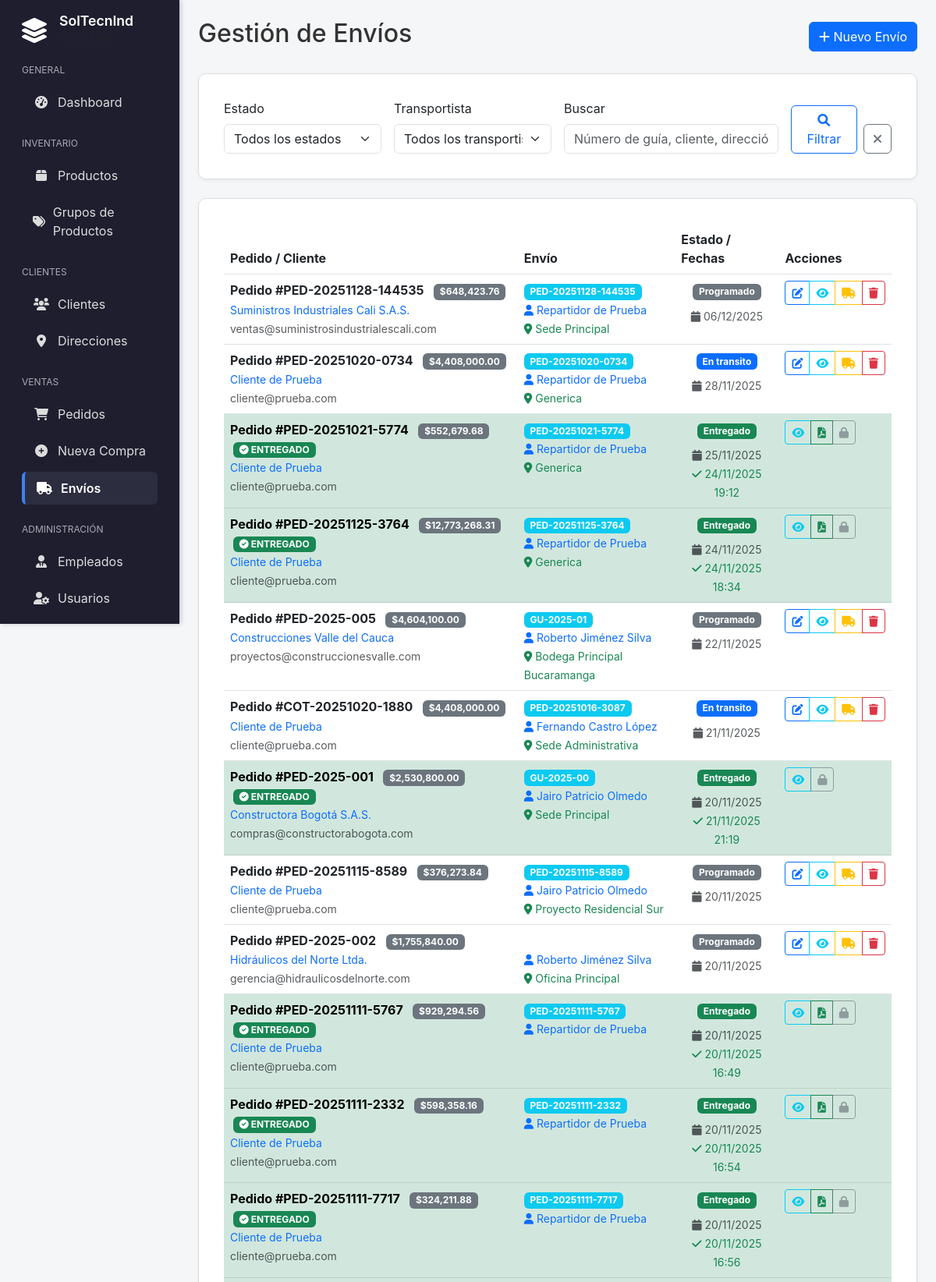
/admin/envios.php (upper part), run on the app's committed database.
### tables this page shows
CREATE TABLE `envios` (
  `id` int(11) NOT NULL,
  `pedido_id` int(11) DEFAULT NULL,
  `orden_venta_id` int(11) DEFAULT NULL,
  `numero_guia` varchar(100) DEFAULT NULL,
  `transportista` varchar(255) DEFAULT NULL,
  `repartidor_id` int(11) DEFAULT NULL,
  `fecha_programada` date DEFAULT curdate(),
  `fecha_salida` datetime DEFAULT NULL,
  `fecha_entrega_real` datetime DEFAULT NULL,
  `estado` enum('programado','en_preparacion','en_transito','entregado','fallido','devuelto') DEFAULT 'programado',
  `direccion_entrega_id` int(11) DEFAULT NULL,
  `receptor_nombre` varchar(255) DEFAULT NULL,
  `receptor_documento` varchar(50) DEFAULT NULL,
  `observaciones` text DEFAULT NULL,
  `costo_envio` decimal(12,2) DEFAULT 0.00,
  `created_at` timestamp NOT NULL DEFAULT current_timestamp(),
  `updated_at` timestamp NOT NULL DEFAULT current_timestamp() ON UPDATE current_timestamp()
);

CREATE TABLE `pedidos` (
  `id` int(11) NOT NULL,
  `numero_documento` varchar(50) NOT NULL COMMENT 'Número único compartido con orden_venta',
  `cliente_id` int(11) NOT NULL,
  `empleado_id` int(11) DEFAULT NULL,
  `estado` enum('borrador','confirmado','en_preparacion','listo_envio','enviado','entregado','cancelado') DEFAULT 'borrador',
  `fecha_pedido` datetime DEFAULT current_timestamp(),
  `fecha_entrega_estimada` date DEFAULT NULL,
  `subtotal` decimal(12,2) NOT NULL DEFAULT 0.00,
  `descuento_porcentaje` decimal(5,2) NOT NULL DEFAULT 0.00,
  `descuento_total` decimal(12,2) DEFAULT 0.00,
  `impuestos_total` decimal(12,2) DEFAULT 0.00,
  `total` decimal(12,2) NOT NULL DEFAULT 0.00,
  `direccion_entrega_id` int(11) DEFAULT NULL,
  `observaciones` text DEFAULT NULL,
  `pedido_template` tinyint(1) DEFAULT 0 COMMENT 'Marcar como plantilla para re-pedidos',
  `nombre_template` varchar(100) DEFAULT NULL COMMENT 'Nombre de la plantilla',
  `created_at` timestamp NOT NULL DEFAULT current_timestamp(),
  `updated_at` timestamp NOT NULL DEFAULT current_timestamp() ON UPDATE current_timestamp()
);

CREATE TABLE `clientes` (
  `id` int(11) NOT NULL,
  `nombre` varchar(255) NOT NULL,
  `numero_documento` varchar(50) NOT NULL,
  `tipo_documento` enum('CC','NIT','CE','TI') DEFAULT 'CC',
  `email` varchar(255) DEFAULT NULL,
  `telefono` varchar(20) DEFAULT NULL,
  `direccion_principal` text DEFAULT NULL,
  `ciudad` varchar(100) DEFAULT NULL,
  `contacto_principal` varchar(255) DEFAULT NULL,
  `empleado_asignado` int(11) DEFAULT NULL,
  `activo` tinyint(1) DEFAULT 1,
  `created_at` timestamp NOT NULL DEFAULT current_timestamp(),
  `updated_at` timestamp NOT NULL DEFAULT current_timestamp() ON UPDATE current_timestamp()
);

CREATE TABLE `empleados` (
  `id` int(11) NOT NULL,
  `nombre` varchar(255) NOT NULL,
  `email` varchar(255) NOT NULL,
  `telefono` varchar(20) DEFAULT NULL,
  `cargo` enum('admin','repartidor') NOT NULL DEFAULT 'admin',
  `activo` tinyint(1) DEFAULT 1,
  `created_at` timestamp NOT NULL DEFAULT current_timestamp(),
  `updated_at` timestamp NOT NULL DEFAULT current_timestamp() ON UPDATE current_timestamp()
);

CREATE TABLE `direcciones_clientes` (
  `id` int(11) NOT NULL,
  `cliente_id` int(11) NOT NULL,
  `nombre` varchar(100) NOT NULL COMMENT 'Nombre identificador de la dirección',
  `direccion` text NOT NULL,
  `ciudad` varchar(100) NOT NULL,
  `departamento` varchar(100) DEFAULT NULL,
  `codigo_postal` varchar(20) DEFAULT NULL,
  `telefono` varchar(20) DEFAULT NULL,
  `contacto_receptor` varchar(255) DEFAULT NULL COMMENT 'Nombre de la persona que recibe en esta direcci??n',
  `documento_receptor` varchar(50) DEFAULT NULL COMMENT 'Documento de identidad del receptor',
  `zona_entrega` varchar(50) DEFAULT NULL COMMENT 'Norte, Sur, Centro, etc.',
  `tiempo_entrega_estimado` int(11) DEFAULT NULL COMMENT 'Días hábiles estimados',
  `es_principal` tinyint(1) DEFAULT 0,
  `es_facturacion` tinyint(1) DEFAULT 0,
  `es_envio` tinyint(1) DEFAULT 1,
  `activo` tinyint(1) DEFAULT 1,
  `created_at` timestamp NOT NULL DEFAULT current_timestamp(),
  `updated_at` timestamp NOT NULL DEFAULT current_timestamp() ON UPDATE current_timestamp()
);

### admin/envios.php (the view, shortened to what this page needs)
<?php
require_once '../includes/LayoutManager.php';
$pdo = getConnection();
$search = $_GET['search'] ?? '';
$where_conditions = [];
$params = [];
$where_clause = !empty($where_conditions) ? "WHERE " . implode(" AND ", $where_conditions) : "";
$sql = "SELECT e.*,
               p.numero_documento as pedido_numero,
               p.cliente_id,
               c.nombre as cliente_nombre,
               c.email as cliente_email,
               p.total as pedido_total,
               emp.nombre as repartidor_nombre,
               dir.nombre as direccion_nombre,
               dir.direccion as direccion_texto,
               dir.ciudad as direccion_ciudad,
               ent.id as entrega_realizada_id,
               comp.pdf_path as comprobante_pdf
        FROM envios e
        INNER JOIN pedidos p ON e.pedido_id = p.id
        INNER JOIN clientes c ON p.cliente_id = c.id
        LEFT JOIN empleados emp ON e.repartidor_id = emp.id
        LEFT JOIN direcciones_clientes dir ON e.direccion_entrega_id = dir.id
        LEFT JOIN entregas ent ON ent.envio_id = e.id
        LEFT JOIN comprobantes_entrega comp ON comp.entrega_id = ent.id
        {$where_clause}
        ORDER BY e.fecha_programada DESC";
$stmt = $pdo->prepare($sql);
$stmt->execute($params);
$envios = $stmt->fetchAll();
?>
<div class="d-flex justify-content-between align-items-center mb-4">
    <h2>Gestión de Envíos</h2>
    <button class="btn btn-primary" data-bs-toggle="modal" data-bs-target="#modalEnvio">
        <i class="fas fa-plus"></i> Nuevo Envío
    </button>
</div>
<div class="card mb-4">
    <div class="card-body">
        <form method="GET" class="row g-3">
            <div class="col-md-3">
                <label for="estado" class="form-label">Estado</label>
                <select class="form-select" id="estado" name="estado">
                    <option value="">Todos los estados</option>
                </select>
            </div>
            <div class="col-md-3">
                <label for="transportista" class="form-label">Transportista</label>
                <select class="form-select" id="transportista" name="transportista">
                    <option value="">Todos los transportistas</option>
                </select>
            </div>
            <div class="col-md-4">
                <label for="search" class="form-label">Buscar</label>
                <input type="text" class="form-control" id="search" name="search"
                       value="<?php echo htmlspecialchars($search); ?>"
                       placeholder="Número de guía, cliente, dirección...">
            </div>
            <div class="col-md-2 d-flex align-items-end">
                <button type="submit" class="btn btn-outline-primary me-2">
                    <i class="fas fa-search"></i> Filtrar
                </button>
                <a href="envios.php" class="btn btn-outline-secondary">
                    <i class="fas fa-times"></i>
                </a>
            </div>
        </form>
    </div>
</div>
<div class="card">
    <div class="card-body">
        <div class="table-responsive">
            <table class="table table-hover">
                <thead>
                    <tr>
                        <th>Pedido / Cliente</th>
                        <th>Envío</th>
                        <th>Estado / Fechas</th>
                        <th>Acciones</th>
                    </tr>
                </thead>
                <tbody>
                    <?php if (empty($envios)): ?>
                        <tr>
                            <td colspan="4" class="text-center text-muted py-4">
                                No se encontraron envíos
                            </td>
                        </tr>
                    <?php else: ?>
                        <?php foreach ($envios as $envio): ?>
                        <tr <?php echo $envio['estado'] === 'entregado' ? 'class="table-success"' : ''; ?>>
                            <td>
                                <div class="d-flex align-items-center">
                                    <div>
                                        <strong>Pedido #<?php echo $envio['pedido_numero']; ?></strong>
                                        <span class="badge bg-secondary ms-2">$<?php echo number_format($envio['pedido_total'], 2); ?></span>
                                        <?php if ($envio['estado'] === 'entregado'): ?>
                                            <span class="badge bg-success ms-1">
                                                <i class="fas fa-check-circle"></i> ENTREGADO
                                            </span>
                                        <?php endif; ?>
                                        <br>
                                        <small class="text-primary"><?php echo htmlspecialchars($envio['cliente_nombre']); ?></small>
                                        <br>
                                        <small class="text-muted"><?php echo htmlspecialchars($envio['cliente_email']); ?></small>
                                    </div>
                                </div>
                            </td>
                            <td>
                                <div>
                                    <span class="badge bg-info"><?php echo htmlspecialchars($envio['numero_guia']); ?></span>
                                    <?php if ($envio['repartidor_nombre']): ?>
                                        <br><small class="text-primary">
                                            <i class="fas fa-user"></i> <?php echo htmlspecialchars($envio['repartidor_nombre']); ?>
                                        </small>
                                    <?php else: ?>
                                        <br><small class="text-muted">
                                            <i class="fas fa-user-slash"></i> Sin repartidor asignado
                                        </small>
                                    <?php endif; ?>
                                    <?php if ($envio['direccion_nombre']): ?>
                                        <br><small class="text-success">
                                            <i class="fas fa-map-marker-alt"></i> <?php echo htmlspecialchars($envio['direccion_nombre']); ?>
                                        </small>
                                    <?php endif; ?>
                                </div>
                            </td>
                            <td>
                                <div class="text-center">
                                    <?php
                                    $badge_class = '';
                                    switch ($envio['estado']) {
                                        case 'programado': $badge_class = 'bg-secondary'; break;
                                        case 'en_preparacion': $badge_class = 'bg-warning'; break;
                                        case 'en_transito': $badge_class = 'bg-primary'; break;
                                        case 'entregado': $badge_class = 'bg-success'; break;
                                        case 'fallido': $badge_class = 'bg-danger'; break;
                                    }
                                    ?>
                                    <span class="badge <?php echo $badge_class; ?> mb-2">
                                        <?php echo ucfirst(str_replace('_', ' ', $envio['estado'])); ?>
                                    </span>
                                    <br>
                                    <small class="text-muted">
                                        <i class="fas fa-calendar"></i>
                                        <?php echo $envio['fecha_programada'] ? date('d/m/Y', strtotime($envio['fecha_programada'])) : '-'; ?>
                                    </small>
                                    <?php if ($envio['fecha_entrega_real']): ?>
                                        <br>
                                        <small class="text-success">
                                            <i class="fas fa-check"></i>
                                            <?php echo date('d/m/Y H:i', strtotime($envio['fecha_entrega_real'])); ?>
                                        </small>
                                    <?php endif; ?>
                                </div>
                            </td>
                            <td>
                                <div class="btn-group btn-group-sm">
                                    <?php if ($envio['estado'] !== 'entregado'): ?>
                                        <button class="btn btn-outline-primary" onclick='editarEnvio(<?php echo json_encode($envio); ?>)' title="Editar">
                                            <i class="fas fa-edit"></i>
                                        </button>
                                    <?php endif; ?>
                                    <button class="btn btn-outline-info" onclick='verDetalles(<?php echo json_encode($envio); ?>)' title="Ver detalles">
                                        <i class="fas fa-eye"></i>
                                    </button>
                                    <?php if ($envio['estado'] === 'entregado' && $envio['comprobante_pdf']): ?>
                                        <button class="btn btn-outline-success" onclick='verComprobante("<?php echo htmlspecialchars($envio['comprobante_pdf'], ENT_QUOTES); ?>")' title="Ver comprobante">
                                            <i class="fas fa-file-pdf"></i>
                                        </button>
                                    <?php elseif ($envio['estado'] !== 'entregado'): ?>
                                        <button class="btn btn-outline-warning" onclick='cambiarEstado(<?php echo $envio['id']; ?>, "<?php echo $envio['estado']; ?>")' title="Cambiar estado">
                                            <i class="fas fa-truck"></i>
                                        </button>
                                    <?php endif; ?>
                                    <?php if ($envio['estado'] !== 'entregado'): ?>
                                        <button class="btn btn-outline-danger" onclick="eliminarEnvio(<?php echo $envio['id']; ?>)" title="Eliminar">
                                            <i class="fas fa-trash"></i>
                                        </button>
                                    <?php else: ?>
                                        <button class="btn btn-outline-secondary" disabled title="No se puede eliminar una entrega completada">
                                            <i class="fas fa-lock"></i>
                                        </button>
                                    <?php endif; ?>
                                </div>
                            </td>
                        </tr>
                        <?php endforeach; ?>
                    <?php endif; ?>
                </tbody>
            </table>
        </div>
    </div>
</div>

### data on the page
envios: pedido.numero_documento "PED-20251128-144535", pedido.total "648,423.76", clientes.nombre "Suministros Industriales Cali S.A.S.", clientes.email "ventas@suministrosindustrialescali.com", numero_guia "PED-20251128-144535", empleados.nombre "Repartidor de Prueba", direcciones_clientes.nombre "Sede Principal", estado "Programado", fecha_programada "06/12/2025"
envios: pedido.numero_documento "PED-20251020-0734", pedido.total "4,408,000.00", clientes.nombre "Cliente de Prueba", clientes.email "cliente@prueba.com", numero_guia "PED-20251020-0734", empleados.nombre "Repartidor de Prueba", direcciones_clientes.nombre "Generica", estado "En transito", fecha_programada "28/11/2025"
envios: pedido.numero_documento "PED-20251021-5774", pedido.total "552,679.68", shows "ENTREGADO", clientes.nombre "Cliente de Prueba", clientes.email "cliente@prueba.com", numero_guia "PED-20251021-5774", empleados.nombre "Repartidor de Prueba", direcciones_clientes.nombre "Generica", estado "Entregado", fecha_programada "25/11/2025", fecha_entrega_real "24/11/2025 19:12"
envios: pedido.numero_documento "PED-20251125-3764", pedido.total "12,773,268.31", shows "ENTREGADO", clientes.nombre "Cliente de Prueba", clientes.email "cliente@prueba.com", numero_guia "PED-20251125-3764", empleados.nombre "Repartidor de Prueba", direcciones_clientes.nombre "Generica", estado "Entregado", fecha_programada "24/11/2025", fecha_entrega_real "24/11/2025 18:34"
envios: pedido.numero_documento "PED-2025-005", pedido.total "4,604,100.00", clientes.nombre "Construcciones Valle del Cauca", clientes.email "proyectos@construccionesvalle.com", numero_guia "GU-2025-01", empleados.nombre "Roberto Jiménez Silva", direcciones_clientes.nombre "Bodega Principal Bucaramanga", estado "Programado", fecha_programada "22/11/2025"
envios: pedido.numero_documento "COT-20251020-1880", pedido.total "4,408,000.00", clientes.nombre "Cliente de Prueba", clientes.email "cliente@prueba.com", numero_guia "PED-20251016-3087", empleados.nombre "Fernando Castro López", direcciones_clientes.nombre "Sede Administrativa", estado "En transito", fecha_programada "21/11/2025"
envios: pedido.numero_documento "PED-2025-001", pedido.total "2,530,800.00", shows "ENTREGADO", clientes.nombre "Constructora Bogotá S.A.S.", clientes.email "compras@constructorabogota.com", numero_guia "GU-2025-00", empleados.nombre "Jairo Patricio Olmedo", direcciones_clientes.nombre "Sede Principal", estado "Entregado", fecha_programada "20/11/2025", fecha_entrega_real "21/11/2025 21:19"
envios: pedido.numero_documento "PED-20251115-8589", pedido.total "376,273.84", clientes.nombre "Cliente de Prueba", clientes.email "cliente@prueba.com", numero_guia "PED-20251115-8589", empleados.nombre "Jairo Patricio Olmedo", direcciones_clientes.nombre "Proyecto Residencial Sur", estado "Programado", fecha_programada "20/11/2025"
envios: pedido.numero_documento "PED-2025-002", pedido.total "1,755,840.00", clientes.nombre "Hidráulicos del Norte Ltda.", clientes.email "gerencia@hidraulicosdelnorte.com", empleados.nombre "Roberto Jiménez Silva", direcciones_clientes.nombre "Oficina Principal", estado "Programado", fecha_programada "20/11/2025"
envios: pedido.numero_documento "PED-20251111-5767", pedido.total "929,294.56", shows "ENTREGADO", clientes.nombre "Cliente de Prueba", clientes.email "cliente@prueba.com", numero_guia "PED-20251111-5767", empleados.nombre "Repartidor de Prueba", estado "Entregado", fecha_programada "20/11/2025", fecha_entrega_real "20/11/2025 16:49"
envios: pedido.numero_documento "PED-20251111-2332", pedido.total "598,358.16", shows "ENTREGADO", clientes.nombre "Cliente de Prueba", clientes.email "cliente@prueba.com", numero_guia "PED-20251111-2332", empleados.nombre "Repartidor de Prueba", estado "Entregado", fecha_programada "20/11/2025", fecha_entrega_real "20/11/2025 16:54"
envios: pedido.numero_documento "PED-20251111-7717", pedido.total "324,211.88", shows "ENTREGADO", clientes.nombre "Cliente de Prueba", clientes.email "cliente@prueba.com", numero_guia "PED-20251111-7717", empleados.nombre "Repartidor de Prueba", estado "Entregado", fecha_programada "20/11/2025", fecha_entrega_real "20/11/2025 16:56"

### other printed values
$config['title'] "SolTecnInd"
$cat "GENERAL"
$item['text'] "Dashboard"
$cat "INVENTARIO"
$item['text'] "Productos"
$item['text'] "Grupos de Productos"
$cat "CLIENTES"
$item['text'] "Clientes"
$item['text'] "Direcciones"
$cat "VENTAS"
$item['text'] "Pedidos"
$item['text'] "Nueva Compra"
$item['text'] "Envíos"
$cat "ADMINISTRACIÓN"
$item['text'] "Empleados"
